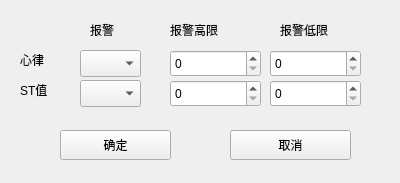
<?xml version="1.0" encoding="UTF-8"?>
<ui version="4.0">
 <class>Form_alm_ecg</class>
 <widget class="QWidget" name="Form_alm_ecg">
  <property name="geometry">
   <rect>
    <x>0</x>
    <y>0</y>
    <width>400</width>
    <height>183</height>
   </rect>
  </property>
  <property name="windowTitle">
   <string>心电报警限设置</string>
  </property>
  <widget class="QLabel" name="label_2">
   <property name="geometry">
    <rect>
     <x>20</x>
     <y>80</y>
     <width>51</width>
     <height>20</height>
    </rect>
   </property>
   <property name="text">
    <string>ST值</string>
   </property>
  </widget>
  <widget class="QComboBox" name="comboBox_2">
   <property name="geometry">
    <rect>
     <x>80</x>
     <y>80</y>
     <width>61</width>
     <height>27</height>
    </rect>
   </property>
   <property name="maxVisibleItems">
    <number>2</number>
   </property>
  </widget>
  <widget class="QSpinBox" name="spinBox_4">
   <property name="geometry">
    <rect>
     <x>270</x>
     <y>80</y>
     <width>91</width>
     <height>27</height>
    </rect>
   </property>
   <property name="maximum">
    <number>300</number>
   </property>
  </widget>
  <widget class="QPushButton" name="pushButton_2">
   <property name="geometry">
    <rect>
     <x>230</x>
     <y>130</y>
     <width>121</width>
     <height>30</height>
    </rect>
   </property>
   <property name="text">
    <string>取消</string>
   </property>
  </widget>
  <widget class="QPushButton" name="pushButton">
   <property name="geometry">
    <rect>
     <x>60</x>
     <y>130</y>
     <width>111</width>
     <height>30</height>
    </rect>
   </property>
   <property name="text">
    <string>确定</string>
   </property>
  </widget>
  <widget class="QLabel" name="label_3">
   <property name="geometry">
    <rect>
     <x>90</x>
     <y>20</y>
     <width>51</width>
     <height>20</height>
    </rect>
   </property>
   <property name="text">
    <string>报警</string>
   </property>
  </widget>
  <widget class="QLabel" name="label_4">
   <property name="geometry">
    <rect>
     <x>170</x>
     <y>20</y>
     <width>71</width>
     <height>20</height>
    </rect>
   </property>
   <property name="text">
    <string>报警高限</string>
   </property>
  </widget>
  <widget class="QComboBox" name="comboBox">
   <property name="geometry">
    <rect>
     <x>80</x>
     <y>50</y>
     <width>61</width>
     <height>27</height>
    </rect>
   </property>
   <property name="maxVisibleItems">
    <number>2</number>
   </property>
  </widget>
  <widget class="QLabel" name="label_5">
   <property name="geometry">
    <rect>
     <x>280</x>
     <y>20</y>
     <width>71</width>
     <height>20</height>
    </rect>
   </property>
   <property name="text">
    <string>报警低限</string>
   </property>
  </widget>
  <widget class="QSpinBox" name="spinBox">
   <property name="geometry">
    <rect>
     <x>170</x>
     <y>50</y>
     <width>91</width>
     <height>27</height>
    </rect>
   </property>
   <property name="maximum">
    <number>300</number>
   </property>
  </widget>
  <widget class="QSpinBox" name="spinBox_2">
   <property name="geometry">
    <rect>
     <x>270</x>
     <y>50</y>
     <width>91</width>
     <height>27</height>
    </rect>
   </property>
   <property name="maximum">
    <number>300</number>
   </property>
  </widget>
  <widget class="QSpinBox" name="spinBox_3">
   <property name="geometry">
    <rect>
     <x>170</x>
     <y>80</y>
     <width>91</width>
     <height>27</height>
    </rect>
   </property>
   <property name="maximum">
    <number>300</number>
   </property>
  </widget>
  <widget class="QLabel" name="label">
   <property name="geometry">
    <rect>
     <x>20</x>
     <y>50</y>
     <width>51</width>
     <height>20</height>
    </rect>
   </property>
   <property name="text">
    <string>心律</string>
   </property>
  </widget>
 </widget>
 <resources/>
 <connections/>
</ui>
